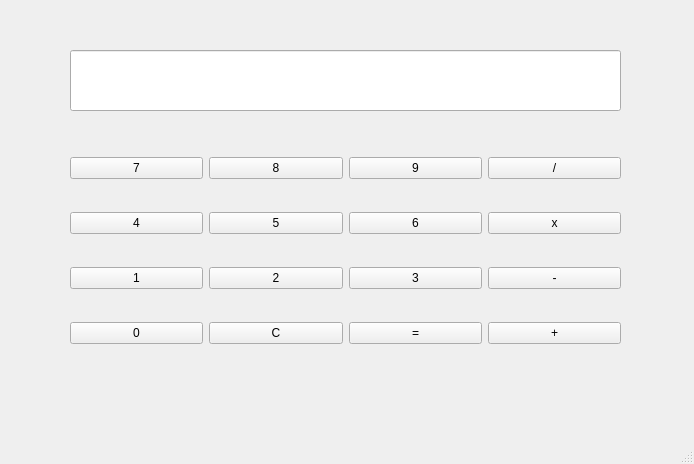
<?xml version="1.0" encoding="UTF-8"?>
<ui version="4.0">
 <class>MainWindow</class>
 <widget class="QMainWindow" name="MainWindow">
  <property name="geometry">
   <rect>
    <x>0</x>
    <y>0</y>
    <width>694</width>
    <height>464</height>
   </rect>
  </property>
  <property name="windowTitle">
   <string>MainWindow</string>
  </property>
  <widget class="QWidget" name="centralwidget">
   <widget class="QLineEdit" name="lineEdit">
    <property name="geometry">
     <rect>
      <x>70</x>
      <y>50</y>
      <width>551</width>
      <height>61</height>
     </rect>
    </property>
   </widget>
   <widget class="QWidget" name="layoutWidget">
    <property name="geometry">
     <rect>
      <x>70</x>
      <y>130</y>
      <width>551</width>
      <height>241</height>
     </rect>
    </property>
    <layout class="QGridLayout" name="gridLayout">
     <item row="0" column="0">
      <widget class="QPushButton" name="pushButton_7">
       <property name="text">
        <string>7</string>
       </property>
      </widget>
     </item>
     <item row="0" column="1">
      <widget class="QPushButton" name="pushButton_8">
       <property name="text">
        <string>8</string>
       </property>
      </widget>
     </item>
     <item row="0" column="2">
      <widget class="QPushButton" name="pushButton_9">
       <property name="text">
        <string>9</string>
       </property>
      </widget>
     </item>
     <item row="0" column="3">
      <widget class="QPushButton" name="pushButton_Div">
       <property name="text">
        <string>/</string>
       </property>
      </widget>
     </item>
     <item row="1" column="0">
      <widget class="QPushButton" name="pushButton_4">
       <property name="text">
        <string>4</string>
       </property>
      </widget>
     </item>
     <item row="1" column="1">
      <widget class="QPushButton" name="pushButton_5">
       <property name="text">
        <string>5</string>
       </property>
      </widget>
     </item>
     <item row="1" column="2">
      <widget class="QPushButton" name="pushButton_6">
       <property name="text">
        <string>6</string>
       </property>
      </widget>
     </item>
     <item row="1" column="3">
      <widget class="QPushButton" name="pushButton_Mul">
       <property name="text">
        <string>x</string>
       </property>
      </widget>
     </item>
     <item row="2" column="0">
      <widget class="QPushButton" name="pushButton_1">
       <property name="text">
        <string>1</string>
       </property>
      </widget>
     </item>
     <item row="2" column="1">
      <widget class="QPushButton" name="pushButton_2">
       <property name="text">
        <string>2</string>
       </property>
      </widget>
     </item>
     <item row="2" column="2">
      <widget class="QPushButton" name="pushButton_3">
       <property name="text">
        <string>3</string>
       </property>
      </widget>
     </item>
     <item row="2" column="3">
      <widget class="QPushButton" name="pushButton_Sub">
       <property name="text">
        <string>-</string>
       </property>
      </widget>
     </item>
     <item row="3" column="0">
      <widget class="QPushButton" name="pushButton_0">
       <property name="text">
        <string>0</string>
       </property>
      </widget>
     </item>
     <item row="3" column="1">
      <widget class="QPushButton" name="pushButton_Clear">
       <property name="text">
        <string>C</string>
       </property>
      </widget>
     </item>
     <item row="3" column="2">
      <widget class="QPushButton" name="pushButton_Eq">
       <property name="text">
        <string>=</string>
       </property>
      </widget>
     </item>
     <item row="3" column="3">
      <widget class="QPushButton" name="pushButton_Add">
       <property name="text">
        <string>+</string>
       </property>
      </widget>
     </item>
    </layout>
   </widget>
  </widget>
  <widget class="QMenuBar" name="menubar">
   <property name="geometry">
    <rect>
     <x>0</x>
     <y>0</y>
     <width>694</width>
     <height>21</height>
    </rect>
   </property>
  </widget>
  <widget class="QStatusBar" name="statusbar"/>
 </widget>
 <resources/>
 <connections/>
</ui>
